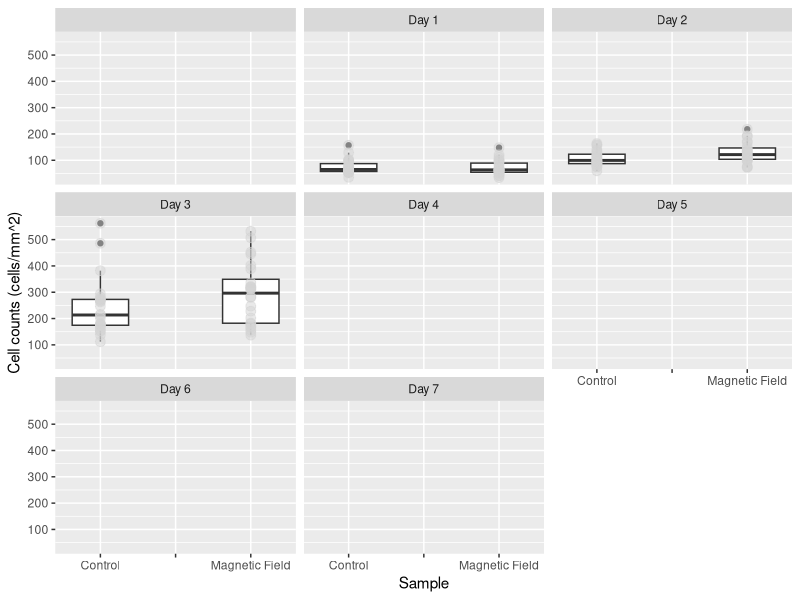
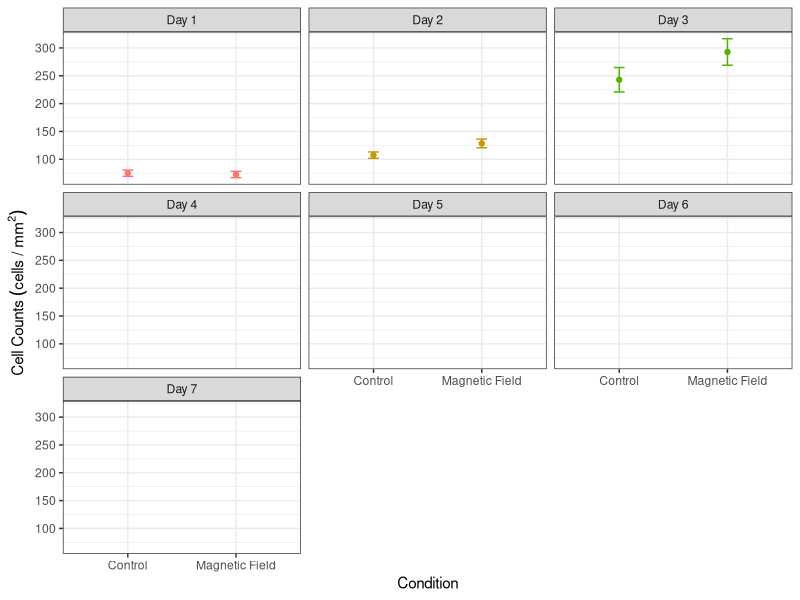
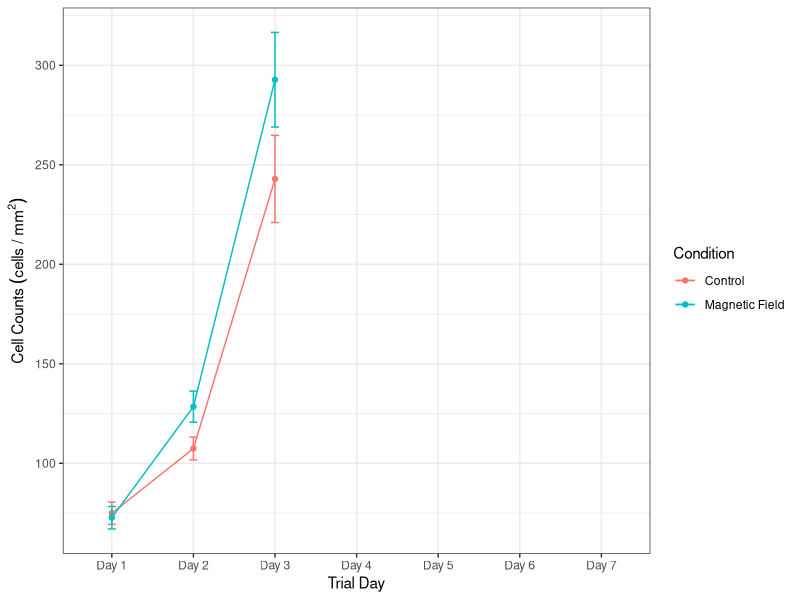
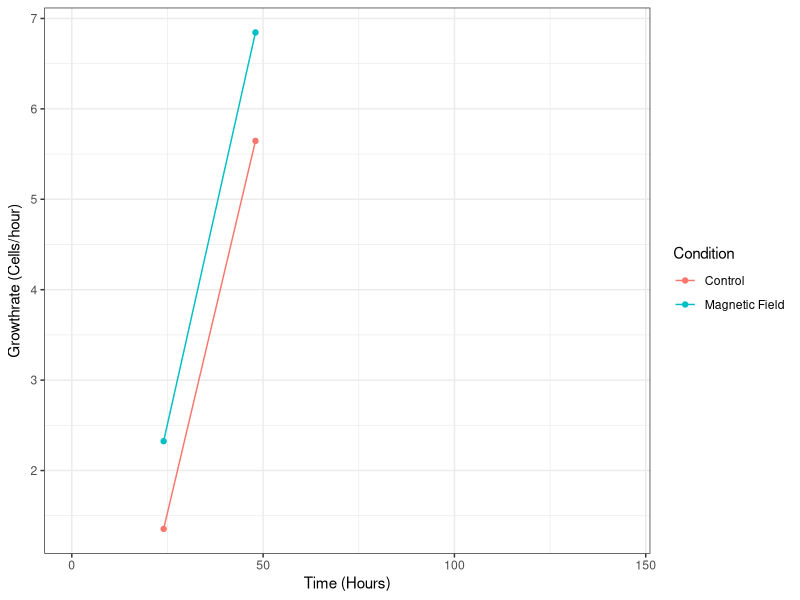
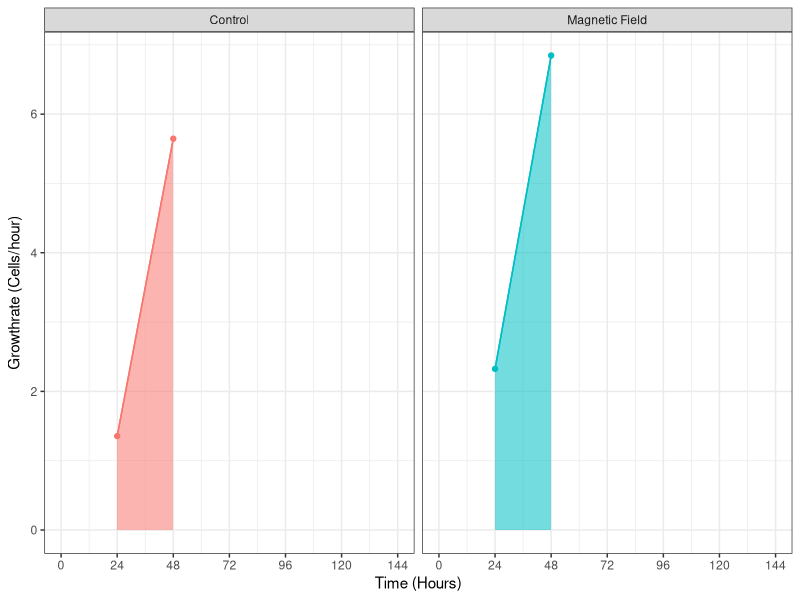

These charts were generated, in order, by the following R code:
## ---- chunk 1
# clear the environment
rm(list = ls())

# import the libraries that we will use
library(ggplot2)
library(dplyr)
library(here)
library(ggfortify)

## ---- chunk 2
# import the data set that we will be analysing, the stringsAsFactors = True argument converts categorical data to factors so we can analyse the levels
counts <- read.csv(here("Data", "CMF5_HT22Cells_3-10_3-17.csv"),stringsAsFactors = TRUE)

# take a look at the structure of the data
glimpse(counts)

# recode the counts to be before and after exposure
counts$Condition <- recode(counts$Condition, "B-Field" = 'Magnetic Field')

# relevel the data to put the control first
counts<- mutate(counts, Condition = relevel(Condition, ref = "Control"),
                        )



## ---- chunk 3
# make a box plot of the data
ggplot(counts, aes(x = Condition, y = Cell_Count)) +
geom_boxplot()+
  geom_point(size = 3, colour = 'lightgrey', alpha = 0.5)+
  facet_wrap(~Trial_Day)+
  xlab("Sample") +
  ylab("Cell counts (cells/mm^2)")
## ---- chunk 4
# find the means of the cell counts and put them in a new table
mean_counts <- counts %>% 
  filter(!is.na(Date), !is.na(Trial_Day), Condition == "Control" | Condition == "Magnetic Field") %>%
    group_by(Condition,Trial_Day) %>% summarise(
      meancounts = mean(Cell_Count),
      secounts = sd(Cell_Count)/sqrt(sum(!is.na(Cell_Count)))
  
       )
## ---- chunk 5
# create scatterplot with error bars
ggplot(mean_counts, aes(Condition, meancounts, color = Trial_Day))+
     geom_point()+
     geom_line()+
     geom_errorbar(aes(ymin = meancounts - secounts,
                       ymax = meancounts + secounts), width = 0.1)+
    theme_bw()+
    facet_wrap(~Trial_Day)+
    theme(legend.position="none")+
    xlab("Condition")+
    ylab(expression(Cell~Counts~(cells~"/"~mm^2)))
         
## ---- chunk 6
library(scales)
# create scatter plot with error bars
ggplot(mean_counts, aes(Trial_Day, meancounts, color = Condition, group = Condition))+
     geom_point()+
     geom_line()+
     scale_color_manual(values=c('#F8766D','#00BFC4', "dodgerblue"))+
     geom_errorbar(aes(ymin = meancounts - secounts,
                       ymax = meancounts + secounts), width = 0.1)+
    theme_bw()+
    #theme(legend.position="none")+
    xlab("Trial Day")+
    ylab(expression(Cell~Counts~(cells~"/"~mm^2)))
## ---- chunk 7
# calculate the growth rates using a for loop and store the results of the data in   a new dataframe

#define the starting value of x (where we want the loop to start iterating through   our previous data set)
  x <- 1

# make an empty data frame
d <- data.frame()

# Write for loop to go through and create a new data set with the growth rates
  for(i in mean_counts$meancounts) {
    y = mean_counts$meancounts[x + 1]
    
    z = (y-mean_counts$meancounts[x])/24
    
    print(z)
    
    x = x+1
    
    d = rbind(d, z)
  }

## ---- chunk 8
# add in the hours and slope variables to look at how the growth rate changes over time
mean_counts["Hours"] <-c(0,24,48,72,96, 120, 144, 0,24,48,72,96, 120, 144)
mean_counts["Slope"] <- c(NA,1.354167, 5.645833, NA, NA, NA, NA, NA,2.324653, 6.845486, NA, NA, NA, NA)

## ---- chunk 9
# create scatter plot that shows the slopes of each of the conditions
ggplot(mean_counts, aes(Hours, Slope, color = Condition, group = Condition))+
     geom_point()+
     geom_line()+
     scale_color_manual(values=c('#F8766D','#00BFC4'))+
     #geom_errorbar(aes(ymin = standardcounts - secounts,
                       #ymax = standardcounts + secounts), width = 0.1)+
    theme_bw()+
    #theme(legend.position="none")+
    xlab("Time (Hours)")+
    ylab(expression("Growthrate (Cells/hour)"))
## ---- chunk 10
# create scatter plot that shows the slopes of each of the conditions
ggplot(mean_counts, aes(Hours, Slope, color = Condition, group = Condition))+
     geom_point()+
     geom_line()+
     scale_color_manual(values=c('#F8766D','#00BFC4'))+
     #geom_errorbar(aes(ymin = standardcounts - secounts,
                       #ymax = standardcounts + secounts), width = 0.1)+
    geom_area(aes(fill = Condition, alpha = 0.2))+
    
    theme_bw()+
    scale_x_continuous(breaks=seq(0,144,by=24))+
    theme(legend.position="none")+
    xlab("Time (Hours)")+
    ylab(expression("Growthrate (Cells/hour)")) +
  facet_wrap(~Condition)
